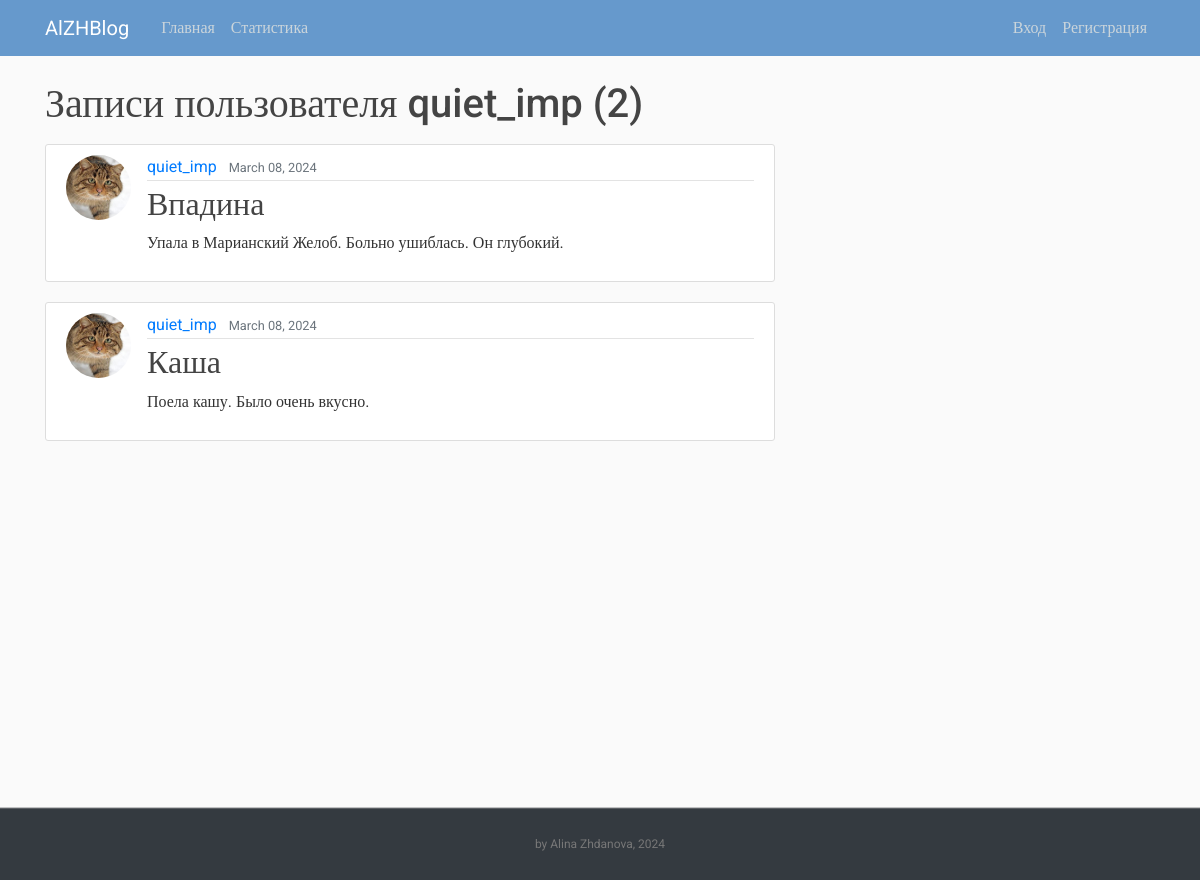
The app's page /user/quiet_imp with its own data.
### blog/models.py (models this page shows, shortened)
class Post(models.Model):
    title = models.CharField(max_length=100)
    content = models.TextField()
    date_posted = models.DateTimeField(default=timezone.now)
    author = models.ForeignKey(User, on_delete=models.CASCADE)

### users/models.py (models this page shows, shortened)
class Profile(models.Model):
    user = models.OneToOneField(User, on_delete=models.CASCADE)
    image = models.ImageField(default='default.jpg', upload_to='profile_pics')

### blog/views.py (the view)
# urls.py: path('user/<str:username>', UserPostListView.as_view(), name='user-posts'),
class UserPostListView(ListView):
    model = Post
    template_name = 'blog/user_posts.html'
    context_object_name = 'posts'
    paginate_by = 5
    def get_queryset(self):
        user = get_object_or_404(User, username=self.kwargs.get('username'))
        return Post.objects.filter(author=user).order_by('-date_posted')

### blog/templates/blog/user_posts.html (shortened to what this page needs)
{% extends "blog/base.html" %}
{% block content %}
    <h1 class="mb-3">Записи пользователя {{ view.kwargs.username }} ({{ page_obj.paginator.count }})</h1>
    {% for post in posts %}
        <article class="media content-section">
          <img class="rounded-circle article-img" src="{{ post.author.profile.image.url }}">
          <div class="media-body">
            <div class="article-metadata">
              <a class="mr-2" href="{% url 'user-posts' post.author.username %}">{{ post.author }}</a>
              <small class="text-muted">{{ post.date_posted|date:"F d, Y" }}</small>
            </div>
            <h2><a class="article-title" href="{% url 'post-detail' post.id %}">{{ post.title }}</a></h2>
            <p class="article-content">{{ post.content }}</p>
          </div>
        </article>
    {% endfor %}
{% endblock content %}

### blog/static/blog/main.css (style rules this page uses)
body, html { width:100%; height:100% }
body { margin:0; padding:0; background: #fafafa; color: #333333; margin-top: 5rem; font-family:Roboto; }
h1, h2, h3, h4, h5, h6 { color: #444444; }
.content-section { background: #ffffff; padding: 10px 20px; border: 1px solid #dddddd; border-radius: 3px; margin-bottom: 20px; }
.article-title { color: #444444; }
.article-content { white-space: pre-line; }
.article-img { height: 65px; width: 65px; margin-right: 16px; }
.article-metadata { padding-bottom: 1px; margin-bottom: 4px; border-bottom: 1px solid #e3e3e3 }

### records on screen
Post: author.profile.image (picture), author "quiet_imp", date_posted "March 08, 2024", title "Впадина", content "Упала в Марианский Желоб. Больно ушиблась. Он глубокий."
Post: author.profile.image (picture), author "quiet_imp", date_posted "March 08, 2024", title "Каша", content "Поела кашу. Было очень вкусно."

### other values on screen
{{ view.kwargs.username }} "quiet_imp"
{{ page_obj.paginator.count }} "2"
